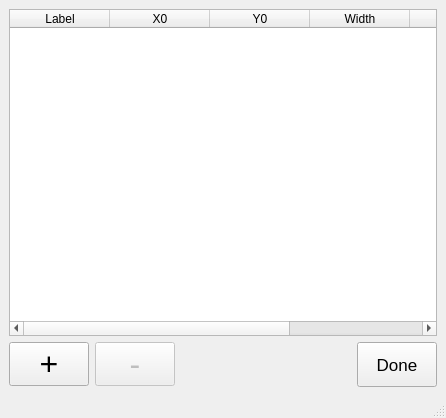
<?xml version="1.0" encoding="UTF-8"?>
<ui version="4.0">
 <class>MainWindow</class>
 <widget class="QMainWindow" name="MainWindow">
  <property name="geometry">
   <rect>
    <x>0</x>
    <y>0</y>
    <width>446</width>
    <height>418</height>
   </rect>
  </property>
  <property name="minimumSize">
   <size>
    <width>300</width>
    <height>0</height>
   </size>
  </property>
  <property name="windowTitle">
   <string>MainWindow</string>
  </property>
  <property name="layoutDirection">
   <enum>Qt::LeftToRight</enum>
  </property>
  <widget class="QWidget" name="centralwidget">
   <property name="minimumSize">
    <size>
     <width>0</width>
     <height>0</height>
    </size>
   </property>
   <layout class="QVBoxLayout" name="verticalLayout">
    <item>
     <widget class="QTableWidget" name="tableWidget">
      <property name="selectionMode">
       <enum>QAbstractItemView::SingleSelection</enum>
      </property>
      <property name="selectionBehavior">
       <enum>QAbstractItemView::SelectRows</enum>
      </property>
      <attribute name="horizontalHeaderStretchLastSection">
       <bool>true</bool>
      </attribute>
      <attribute name="verticalHeaderStretchLastSection">
       <bool>false</bool>
      </attribute>
      <column>
       <property name="text">
        <string>Label</string>
       </property>
      </column>
      <column>
       <property name="text">
        <string>X0</string>
       </property>
      </column>
      <column>
       <property name="text">
        <string>Y0</string>
       </property>
      </column>
      <column>
       <property name="text">
        <string>Width</string>
       </property>
      </column>
      <column>
       <property name="text">
        <string>Height</string>
       </property>
      </column>
      <column>
       <property name="text">
        <string>Groups</string>
       </property>
      </column>
     </widget>
    </item>
    <item>
     <layout class="QHBoxLayout" name="horizontalLayout">
      <item>
       <widget class="QPushButton" name="add_roi_button">
        <property name="font">
         <font>
          <pointsize>24</pointsize>
         </font>
        </property>
        <property name="text">
         <string>+</string>
        </property>
       </widget>
      </item>
      <item>
       <widget class="QPushButton" name="remove_roi_button">
        <property name="enabled">
         <bool>false</bool>
        </property>
        <property name="font">
         <font>
          <pointsize>24</pointsize>
         </font>
        </property>
        <property name="text">
         <string>-</string>
        </property>
       </widget>
      </item>
      <item>
       <spacer name="horizontalSpacer">
        <property name="orientation">
         <enum>Qt::Horizontal</enum>
        </property>
        <property name="sizeHint" stdset="0">
         <size>
          <width>40</width>
          <height>20</height>
         </size>
        </property>
       </spacer>
      </item>
      <item>
       <widget class="QPushButton" name="done_pushButton">
        <property name="minimumSize">
         <size>
          <width>0</width>
          <height>45</height>
         </size>
        </property>
        <property name="font">
         <font>
          <pointsize>13</pointsize>
          <kerning>true</kerning>
         </font>
        </property>
        <property name="text">
         <string>Done</string>
        </property>
       </widget>
      </item>
     </layout>
    </item>
   </layout>
  </widget>
  <widget class="QMenuBar" name="menubar">
   <property name="geometry">
    <rect>
     <x>0</x>
     <y>0</y>
     <width>446</width>
     <height>24</height>
    </rect>
   </property>
   <property name="sizePolicy">
    <sizepolicy hsizetype="Minimum" vsizetype="Minimum">
     <horstretch>0</horstretch>
     <verstretch>0</verstretch>
    </sizepolicy>
   </property>
  </widget>
  <widget class="QStatusBar" name="statusbar"/>
  <action name="action1_Data">
   <property name="text">
    <string>1. Data</string>
   </property>
  </action>
  <action name="action2_Normalization">
   <property name="enabled">
    <bool>true</bool>
   </property>
   <property name="text">
    <string>2. Normalization</string>
   </property>
  </action>
  <action name="action3_Binning">
   <property name="text">
    <string>4. Binning</string>
   </property>
  </action>
  <action name="action4_Fitting">
   <property name="text">
    <string>5. Fitting</string>
   </property>
  </action>
  <action name="action5_Results">
   <property name="text">
    <string>6. Strain Mapping</string>
   </property>
  </action>
  <action name="actionAbout">
   <property name="text">
    <string>About ...</string>
   </property>
  </action>
  <action name="action1_Raw_Data">
   <property name="text">
    <string>1. Raw Data</string>
   </property>
  </action>
  <action name="action2_Normalization_2">
   <property name="text">
    <string>2. Normalization</string>
   </property>
  </action>
  <action name="action3_Normalized_Data">
   <property name="text">
    <string>3. Normalized Data</string>
   </property>
  </action>
 </widget>
 <resources/>
 <connections>
  <connection>
   <sender>add_roi_button</sender>
   <signal>clicked()</signal>
   <receiver>MainWindow</receiver>
   <slot>add_roi_button_clicked()</slot>
   <hints>
    <hint type="sourcelabel">
     <x>49</x>
     <y>364</y>
    </hint>
    <hint type="destinationlabel">
     <x>108</x>
     <y>389</y>
    </hint>
   </hints>
  </connection>
  <connection>
   <sender>remove_roi_button</sender>
   <signal>clicked()</signal>
   <receiver>MainWindow</receiver>
   <slot>remove_roi_button_clicked()</slot>
   <hints>
    <hint type="sourcelabel">
     <x>98</x>
     <y>358</y>
    </hint>
    <hint type="destinationlabel">
     <x>305</x>
     <y>379</y>
    </hint>
   </hints>
  </connection>
  <connection>
   <sender>done_pushButton</sender>
   <signal>clicked()</signal>
   <receiver>MainWindow</receiver>
   <slot>done_pushButton_clicked()</slot>
   <hints>
    <hint type="sourcelabel">
     <x>395</x>
     <y>361</y>
    </hint>
    <hint type="destinationlabel">
     <x>445</x>
     <y>337</y>
    </hint>
   </hints>
  </connection>
 </connections>
 <slots>
  <slot>sample_import_button_clicked()</slot>
  <slot>time_spectra_import_button_clicked()</slot>
  <slot>open_beam_import_button_clicked()</slot>
  <slot>sample_list_selection_changed()</slot>
  <slot>open_beam_list_selection_changed()</slot>
  <slot>sample_list_right_click()</slot>
  <slot>time_spectra_selection_changed()</slot>
  <slot>load_data_tab_changed()</slot>
  <slot>time_spectra_preview_button_clicked()</slot>
  <slot>normalized_import_button_clicked()</slot>
  <slot>normalized_list_selection_changed()</slot>
  <slot>update_delta_lambda()</slot>
  <slot>crystal_structure_index_changed()</slot>
  <slot>crystal_structure_2_index_changed()</slot>
  <slot>list_of_element_index_changed()</slot>
  <slot>list_of_element_2_index_changed()</slot>
  <slot>lattice_text_changed()</slot>
  <slot>lattice_2_text_changed()</slot>
  <slot>material_display_clicked()</slot>
  <slot>material_display_2_clicked()</slot>
  <slot>add_roi_button_clicked()</slot>
  <slot>remove_roi_button_clicked()</slot>
  <slot>roi_editor_table_changed()</slot>
  <slot>roi_editor_current_cell_changed()</slot>
  <slot>done_pushButton_clicked()</slot>
 </slots>
</ui>
